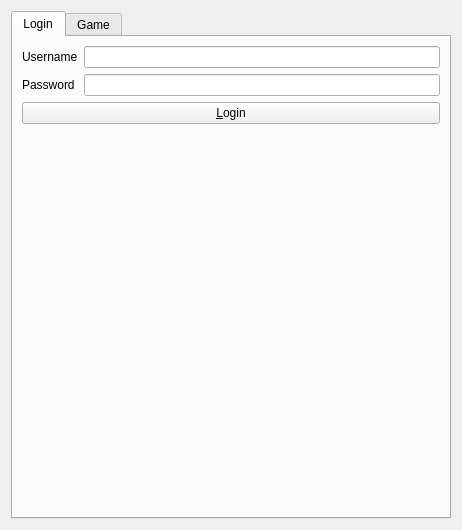
<?xml version="1.0" encoding="UTF-8"?>
<ui version="4.0">
 <class>DistributionDock</class>
 <widget class="QWidget" name="DistributionDock">
  <property name="geometry">
   <rect>
    <x>0</x>
    <y>0</y>
    <width>462</width>
    <height>530</height>
   </rect>
  </property>
  <property name="windowTitle">
   <string>Distribution</string>
  </property>
  <layout class="QVBoxLayout" name="verticalLayout_11">
   <item>
    <widget class="QTabWidget" name="tabWidget">
     <property name="currentIndex">
      <number>0</number>
     </property>
     <widget class="QWidget" name="loginTab">
      <attribute name="title">
       <string>Login</string>
      </attribute>
      <layout class="QVBoxLayout" name="verticalLayout_7">
       <item>
        <layout class="QHBoxLayout" name="horizontalLayout_2">
         <item>
          <layout class="QVBoxLayout" name="verticalLayout_6">
           <item>
            <widget class="QLabel" name="label_4">
             <property name="text">
              <string>Username</string>
             </property>
            </widget>
           </item>
           <item>
            <widget class="QLabel" name="label_5">
             <property name="text">
              <string>Password</string>
             </property>
            </widget>
           </item>
          </layout>
         </item>
         <item>
          <layout class="QVBoxLayout" name="verticalLayout_5">
           <item>
            <widget class="QLineEdit" name="usernameEdit"/>
           </item>
           <item>
            <widget class="QLineEdit" name="passwordEdit">
             <property name="echoMode">
              <enum>QLineEdit::Password</enum>
             </property>
            </widget>
           </item>
          </layout>
         </item>
        </layout>
       </item>
       <item>
        <widget class="QPushButton" name="loginButton">
         <property name="text">
          <string>&amp;Login</string>
         </property>
         <property name="autoDefault">
          <bool>true</bool>
         </property>
        </widget>
       </item>
       <item>
        <spacer name="verticalSpacer_2">
         <property name="orientation">
          <enum>Qt::Vertical</enum>
         </property>
         <property name="sizeHint" stdset="0">
          <size>
           <width>20</width>
           <height>161</height>
          </size>
         </property>
        </spacer>
       </item>
      </layout>
     </widget>
     <widget class="QWidget" name="gameTab">
      <property name="enabled">
       <bool>false</bool>
      </property>
      <attribute name="title">
       <string>Game</string>
      </attribute>
      <layout class="QVBoxLayout" name="verticalLayout_4">
       <item>
        <widget class="QScrollArea" name="scrollArea">
         <property name="widgetResizable">
          <bool>true</bool>
         </property>
         <widget class="QWidget" name="scrollAreaWidgetContents">
          <property name="geometry">
           <rect>
            <x>0</x>
            <y>0</y>
            <width>432</width>
            <height>477</height>
           </rect>
          </property>
          <layout class="QVBoxLayout" name="verticalLayout">
           <item>
            <widget class="QGroupBox" name="basicGroupBox">
             <property name="title">
              <string>Basic</string>
             </property>
             <layout class="QHBoxLayout" name="horizontalLayout">
              <item>
               <layout class="QVBoxLayout" name="verticalLayout_3">
                <item>
                 <widget class="QLabel" name="label">
                  <property name="text">
                   <string>ID</string>
                  </property>
                 </widget>
                </item>
                <item>
                 <widget class="QLabel" name="label_6">
                  <property name="text">
                   <string>Category</string>
                  </property>
                 </widget>
                </item>
                <item>
                 <widget class="QLabel" name="label_2">
                  <property name="text">
                   <string>Name</string>
                  </property>
                 </widget>
                </item>
               </layout>
              </item>
              <item>
               <layout class="QVBoxLayout" name="verticalLayout_2">
                <item>
                 <widget class="QLineEdit" name="idEdit">
                  <property name="enabled">
                   <bool>false</bool>
                  </property>
                 </widget>
                </item>
                <item>
                 <widget class="QComboBox" name="categoryList"/>
                </item>
                <item>
                 <widget class="QLineEdit" name="gameNameEdit"/>
                </item>
               </layout>
              </item>
             </layout>
            </widget>
           </item>
           <item>
            <widget class="QGroupBox" name="detailsGroupBox">
             <property name="title">
              <string>Details</string>
             </property>
             <layout class="QVBoxLayout" name="verticalLayout_8">
              <item>
               <layout class="QHBoxLayout" name="horizontalLayout_3">
                <item>
                 <layout class="QVBoxLayout" name="verticalLayout_10">
                  <item>
                   <widget class="QLabel" name="label_7">
                    <property name="text">
                     <string>Version</string>
                    </property>
                   </widget>
                  </item>
                  <item>
                   <widget class="QLabel" name="label_3">
                    <property name="text">
                     <string>Homepage</string>
                    </property>
                   </widget>
                  </item>
                  <item>
                   <widget class="QLabel" name="label_9">
                    <property name="text">
                     <string>License</string>
                    </property>
                   </widget>
                  </item>
                 </layout>
                </item>
                <item>
                 <layout class="QVBoxLayout" name="verticalLayout_9">
                  <item>
                   <widget class="QLineEdit" name="versionEdit"/>
                  </item>
                  <item>
                   <widget class="QLineEdit" name="homepageEdit"/>
                  </item>
                  <item>
                   <widget class="QComboBox" name="licenseList"/>
                  </item>
                 </layout>
                </item>
               </layout>
              </item>
              <item>
               <layout class="QGridLayout" name="gridLayout">
                <item row="0" column="1" rowspan="2">
                 <widget class="QPlainTextEdit" name="descriptionEdit"/>
                </item>
                <item row="2" column="1">
                 <widget class="QPlainTextEdit" name="changelogEdit"/>
                </item>
                <item row="2" column="0">
                 <widget class="QLabel" name="label_8">
                  <property name="text">
                   <string>Changelog</string>
                  </property>
                 </widget>
                </item>
                <item row="0" column="0" rowspan="2">
                 <widget class="QLabel" name="label_10">
                  <property name="text">
                   <string>Description</string>
                  </property>
                 </widget>
                </item>
               </layout>
              </item>
             </layout>
            </widget>
           </item>
           <item>
            <widget class="QPushButton" name="createUpdateButton">
             <property name="text">
              <string>Please login first</string>
             </property>
            </widget>
           </item>
          </layout>
         </widget>
        </widget>
       </item>
      </layout>
     </widget>
    </widget>
   </item>
  </layout>
 </widget>
 <tabstops>
  <tabstop>usernameEdit</tabstop>
  <tabstop>passwordEdit</tabstop>
  <tabstop>loginButton</tabstop>
  <tabstop>scrollArea</tabstop>
  <tabstop>idEdit</tabstop>
  <tabstop>categoryList</tabstop>
  <tabstop>gameNameEdit</tabstop>
  <tabstop>versionEdit</tabstop>
  <tabstop>homepageEdit</tabstop>
  <tabstop>licenseList</tabstop>
  <tabstop>descriptionEdit</tabstop>
  <tabstop>changelogEdit</tabstop>
  <tabstop>createUpdateButton</tabstop>
  <tabstop>tabWidget</tabstop>
 </tabstops>
 <resources/>
 <connections/>
</ui>
